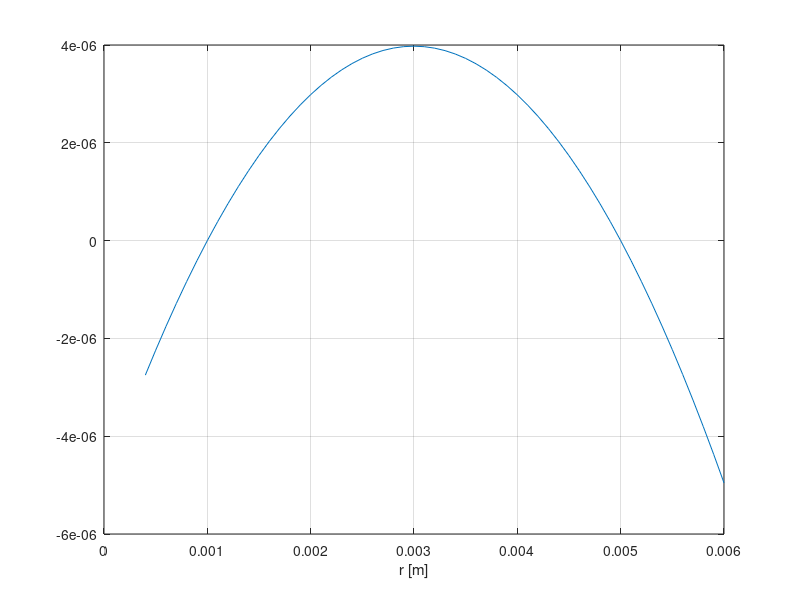

This figure's MATLAB source:
%% Carpeta 2018 - FLUIDOS IA



% problema 3.1
clear all
disp('problema 3.1')
r =     0.5 ;
H =     1.5; 
q_t = 5*.1^3;
t_f =  sqrt((2*pi*r^2*H)/q_t)

% problema 3.2
clear all
disp('problema 3.2')
k 	=		4;
r0	= 		0.005;
g	=		9.81;
H 	=		1;
t = 2/3*H^(1.5)/(k*r0^2*sqrt(2*g))

% problema 3.3
clear all
disp('problema 3.3')
rel_rho_i = 	1.08;
Vol_0 	=		10; %[m3]
porc_0	=		1.02;
Qa 		= 		10*0.001; %[dm3/s]

t =	-Vol_0/Qa*log((porc_0-1)/(rel_rho_i-1));
t_minutos = t/60

%% ejercicio LEV
clear all
omega1 = 12000;
omega2 = 10000;
mu = 0.12;
e = 0.0007;
D = 0.05;

Pot = mu* omega2*pi*D^4*(omega1-omega2)/(32*e)


%% Parcial 1
clear; clf


Dp = -10; mu = 0.1; Ro = 0.005; Ri=0.001; 

cte = -1.4912e-05;
U=@(r) -(Dp/(4*mu))*(Ro^2-r^2+(Ro^2-Ri^2)/(log(Ri/Ro))*log(Ro/r));
% U1=@(r) -(Dp/(4*mu))*(Ro^2-r^2-2.4e-2*r); +(0.8187-exp(Ri)
U1=@(r) (Dp/(4*mu))*((r-Ro)*(r-Ri));

r = 0.0004:0.0001:0.006;

for i = 1:size(r,2)
    u_i(i) = U(r(i));
    u_j(i) = U1(r(i));
end
plot(r,u_i,r,u_j); grid on
% ylim([0 0.0003])


s  = -(exp(-r)-exp(-Ro)).*(exp(-r)-exp(-Ri)); %1.6094/(Ri-Ro).*r+2.0114;
% s1 = log(Ro./r);,r,s1
plot(r,s)
grid on


xlabel('r [m]')

%% problema 2
clear
H = 2;
D = 0.05;
m = 10;
mu_f = 0.55;
g  = 9.81;
rho = 998;
theta = 60;

V = sqrt(2*H*g)
Rx = rho*V^2*pi*D^2/4*cosd(theta)
F_f = m*mu_f*g
disp('no se mueve')

%% problema 3
clear
U_inf = 3;
delta = 0.0015;
w = 1.5;
L = 2;

Qcd = U_inf*delta*w*2/3
Qab = w*delta*U_inf
Qad = L*w*0.0002

Qbc = Qab-Qcd-Qad


%% problemas bernoulli

% Problema canal
h_1     = 1.5;
V_1     = 3;
H       = 4;
g       = 9.81;

h0      = -(h_1*V_1)^2/(2*g);
h1      = 0;
h2      = (V_1^2/(2*g)+h_1+H);
h3      = -1;
p       = [h3 h2 h1 h0]

r = roots(p)

% V_2 con h_max
V_2_min = V_1*h_1/r(1)

% V_2 con h_min
V_2_max = V_1*h_1/r(2)








